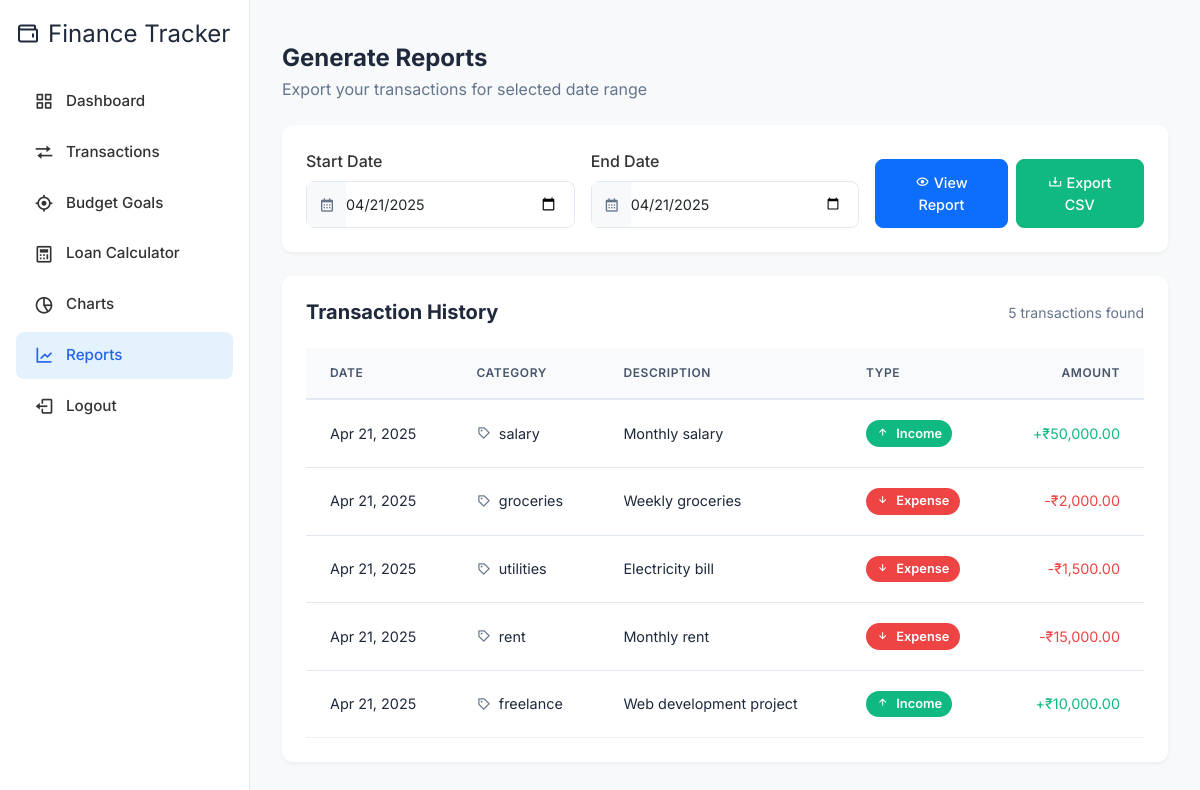
Screenshot of /reports.php (signed in) with the database file from the repository.
### tables this page shows
CREATE TABLE transactions (
    id INT PRIMARY KEY AUTO_INCREMENT,
    user_id INT NOT NULL,
    type ENUM('income', 'expense') NOT NULL,
    category VARCHAR(50) NOT NULL,
    amount DECIMAL(10,2) NOT NULL,
    description TEXT,
    date DATE NOT NULL,
    created_at TIMESTAMP DEFAULT CURRENT_TIMESTAMP,
    FOREIGN KEY (user_id) REFERENCES users(id)
);

### reports.php (the view, shortened to what this page needs)
<?php
require_once 'config/database.php';
$user_id = $_SESSION['user_id'];
$start_date = $_GET['start_date'] ?? date('Y-m-d');
$end_date = $_GET['end_date'] ?? date('Y-m-d');
$sql = "SELECT date, category, description, type, amount
        FROM transactions
        WHERE user_id = ? AND date BETWEEN ? AND ?
        ORDER BY date DESC";
$stmt = $conn->prepare($sql);
$stmt->bind_param("iss", $user_id, $start_date, $end_date);
$stmt->execute();
$transactions = $stmt->get_result();
?>
<!DOCTYPE html>
<html lang="en">
<head>
    <link href="https://cdn.jsdelivr.net/npm/bootstrap@5.1.3/dist/css/bootstrap.min.css" rel="stylesheet">
    <link rel="stylesheet" href="https://cdn.jsdelivr.net/npm/boxicons@2.0.7/css/boxicons.min.css">
    <link rel="stylesheet" href="assets/css/dashboard.css">
    <link rel="stylesheet" href="assets/css/theme.css">
</head>
<body>
    <div class="d-flex">
        <?php include 'includes/sidebar.php'; ?>
        <div class="main-content flex-grow-1">
            <div class="container py-4" style="max-width: 1200px;">
                <div class="d-flex justify-content-between align-items-center mb-4">
                    <div>
                        <h4 class="mb-1 fw-bold">Generate Reports</h4>
                        <p class="text-muted mb-0">Export your transactions for selected date range</p>
                    </div>
                </div>
                <div class="summary-card mb-4">
                    <form method="GET" class="row g-3">
                        <div class="col-md-4">
                            <label class="form-label fw-semibold">Start Date</label>
                            <div class="input-group">
                                <span class="input-group-text bg-light border-end-0">
                                    <i class='bx bx-calendar'></i>
                                </span>
                                <input type="date" name="start_date" class="form-control border-start-0 ps-0"
                                       value="<?php echo htmlspecialchars($start_date); ?>" required>
                            </div>
                        </div>
                        <div class="col-md-4">
                            <label class="form-label fw-semibold">End Date</label>
                            <div class="input-group">
                                <span class="input-group-text bg-light border-end-0">
                                    <i class='bx bx-calendar'></i>
                                </span>
                                <input type="date" name="end_date" class="form-control border-start-0 ps-0"
                                       value="<?php echo htmlspecialchars($end_date); ?>" required>
                            </div>
                        </div>
                        <div class="col-md-4 d-flex align-items-end gap-2">
                            <button type="submit" class="btn btn-primary flex-grow-1 fw-semibold">
                                <i class='bx bx-show me-1'></i>View Report
                            </button>
                            <button type="submit" name="export" value="csv" class="btn btn-success flex-grow-1 fw-semibold">
                                <i class='bx bx-download me-1'></i>Export CSV
                            </button>
                        </div>
                    </form>
                </div>
                <?php if ($transactions && $transactions->num_rows > 0): ?>
                <div class="summary-card">
                    <div class="d-flex justify-content-between align-items-center mb-4">
                        <h5 class="card-title fw-bold mb-0">Transaction History</h5>
                        <div class="text-muted small">
                            <?php echo $transactions->num_rows; ?> transactions found
                        </div>
                    </div>
                    <div class="table-responsive">
                        <table class="table table-hover align-middle">
                            <thead>
                                <tr>
                                    <th>Date</th>
                                    <th>Category</th>
                                    <th>Description</th>
                                    <th>Type</th>
                                    <th class="text-end">Amount</th>
                                </tr>
                            </thead>
                            <tbody>
                                <?php while ($transaction = $transactions->fetch_assoc()): ?>
                                <tr>
                                    <td class="text-nowrap"><?php echo date('M d, Y', strtotime($transaction['date'])); ?></td>
                                    <td>
                                        <div class="d-flex align-items-center gap-2">
                                            <i class='bx bx-purchase-tag text-muted'></i>
                                            <?php echo htmlspecialchars($transaction['category']); ?>
                                        </div>
                                    </td>
                                    <td><?php echo htmlspecialchars($transaction['description']); ?></td>
                                    <td>
                                        <span class="badge <?php echo $transaction['type'] === 'income' ? 'bg-success' : 'bg-danger'; ?>">
                                            <i class='bx <?php echo $transaction['type'] === 'income' ? 'bx-up-arrow-alt' : 'bx-down-arrow-alt'; ?> me-1'></i>
                                            <?php echo ucfirst($transaction['type']); ?>
                                        </span>
                                    </td>
                                    <td class="text-end fw-semibold <?php echo $transaction['type'] === 'income' ? 'text-success' : 'text-danger'; ?>">
                                        <?php echo $transaction['type'] === 'income' ? '+' : '-'; ?>₹<?php echo number_format($transaction['amount'], 2); ?>
                                    </td>
                                </tr>
                                <?php endwhile; ?>
                            </tbody>
                        </table>
                    </div>
                </div>
                <?php endif; ?>
            </div>
        </div>
    </div>
</body>
</html>

### assets/css/dashboard.css (style rules this page uses)
:root { --primary-color: #2196f3; --success-color: #4caf50; --danger-color: #f44336; --text-dark: #333; --text-light: #666; --bg-light: #f8f9fa; --border-color: #e0e0e0; }
body { font-family: 'Inter', sans-serif; background-color: #f8f9fa; }
.main-content { margin-left: 250px; padding: 20px; min-height: 100vh; }
.summary-card { background: white; border-radius: 16px; padding: 24px; box-shadow: 0 2px 12px rgba(0,0,0,0.08); height: 100%; transition: all 0.3s ease; margin-bottom: 24px; }
.summary-card .card-title { font-size: 1.25rem; font-weight: 600; color: #1e293b; margin-bottom: 1rem; }
.form-label { font-weight: 500; margin-bottom: 0.5rem; color: #374151; }
.form-select, .form-control { border-color: #e5e7eb; padding: 0.5rem 1rem; font-size: 0.95rem; }
.input-group-text { background: white; border-color: #e5e7eb; color: #6b7280; }
.form-control, .form-select { border: 1px solid #e2e8f0; border-radius: 8px; padding: 0.625rem 1rem; font-size: 0.875rem; transition: all 0.2s ease; }
.input-group { border-radius: 8px; overflow: hidden; }
.input-group .input-group-text { background-color: #f8fafc; border-color: #e2e8f0; color: #64748b; }
.form-label { font-weight: 500; color: #475569; margin-bottom: 0.5rem; }
.table { margin-bottom: 0; }
.table > thead > tr > th { background-color: #f8fafc; color: #475569; font-weight: 600; text-transform: uppercase; font-size: 0.75rem; letter-spacing: 0.05em; padding: 1rem 1.5rem; border-bottom: 2px solid #e2e8f0; }
.table > tbody > tr > td { padding: 1.25rem 1.5rem; color: #1e293b; vertical-align: middle; }
.table > tbody > tr { transition: all 0.2s ease; }
.table > tbody > tr:not(:last-child) > td { border-bottom: 1px solid #e2e8f0; }
.text-success { color: #10b981 !important; }
.text-danger { color: #ef4444 !important; }
.text-success { color: var(--success-color) !important; }
.text-danger { color: var(--danger-color) !important; }
.form-label { font-weight: 500; color: var(--text-dark); }
.form-control, .form-select { border-radius: 8px; padding: 10px 15px; border: 1px solid var(--border-color); }
.summary-card { height: 100%; padding: 1.5rem; background-color: var(--bs-white); border-radius: 12px; box-shadow: 0 1px 3px rgba(0, 0, 0, 0.1); }
.summary-card .small { font-size: 0.875rem; }
.summary-card { animation: fadeIn 0.3s ease-out; }

### reports.php (style rules this page uses)
.main-content { background-color: #f8f9fa; min-height: 100vh; width: calc(100% - 250px); }
.summary-card { background: #fff; border-radius: 10px; box-shadow: 0 2px 4px rgba(0, 0, 0, 0.05); padding: 1.5rem; }
.form-control, .btn { font-size: 0.9rem; border-radius: 8px; }
.table { margin-bottom: 0; }
.table th { font-weight: 600; font-size: 0.9rem; text-transform: uppercase; letter-spacing: 0.5px; color: #6c757d; border-top: none; border-bottom-width: 1px; }
.table td { vertical-align: middle; font-size: 0.9rem; color: #495057; border-color: #f0f0f0; }
.badge { font-weight: 600; font-size: 0.8rem; padding: 0.5em 0.8em; }
.text-success { color: #10b981 !important; }
.text-danger { color: #ef4444 !important; }
.bg-success { background-color: #10b981 !important; }
.bg-danger { background-color: #ef4444 !important; }
.btn-primary { background-color: #0d6efd; border-color: #0d6efd; }
.btn-success { background-color: #10b981; border-color: #10b981; }

### rows the page displays
transactions: date "Apr 21, 2025", category "salary", description "Monthly salary", type "Income", amount "50,000.00"
transactions: date "Apr 21, 2025", category "groceries", description "Weekly groceries", type "Expense", amount "2,000.00"
transactions: date "Apr 21, 2025", category "utilities", description "Electricity bill", type "Expense", amount "1,500.00"
transactions: date "Apr 21, 2025", category "rent", description "Monthly rent", type "Expense", amount "15,000.00"
transactions: date "Apr 21, 2025", category "freelance", description "Web development project", type "Income", amount "10,000.00"

### other values shown
$transactions->num_rows "5"
